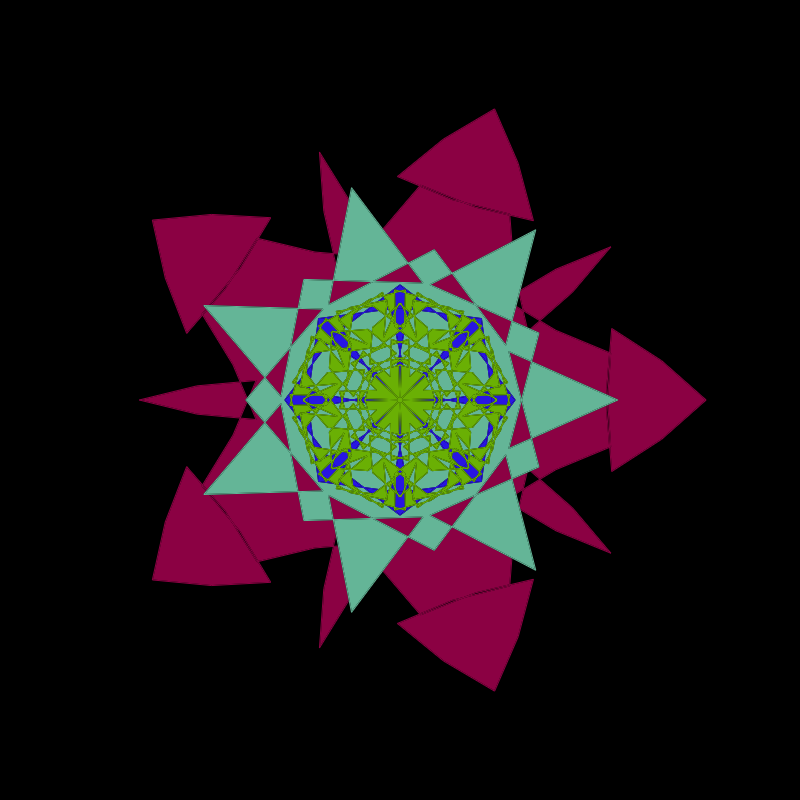
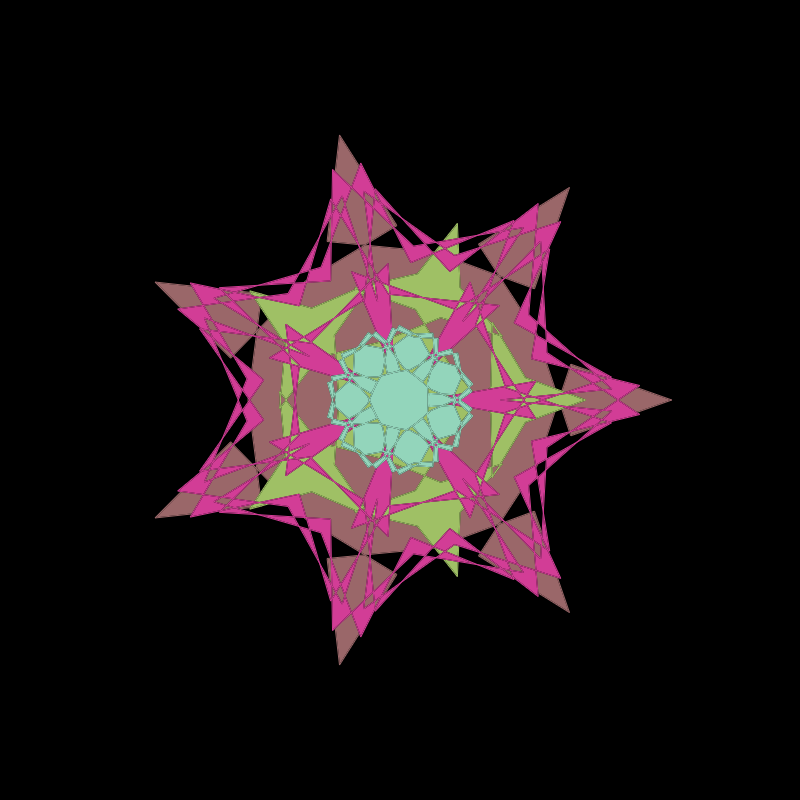
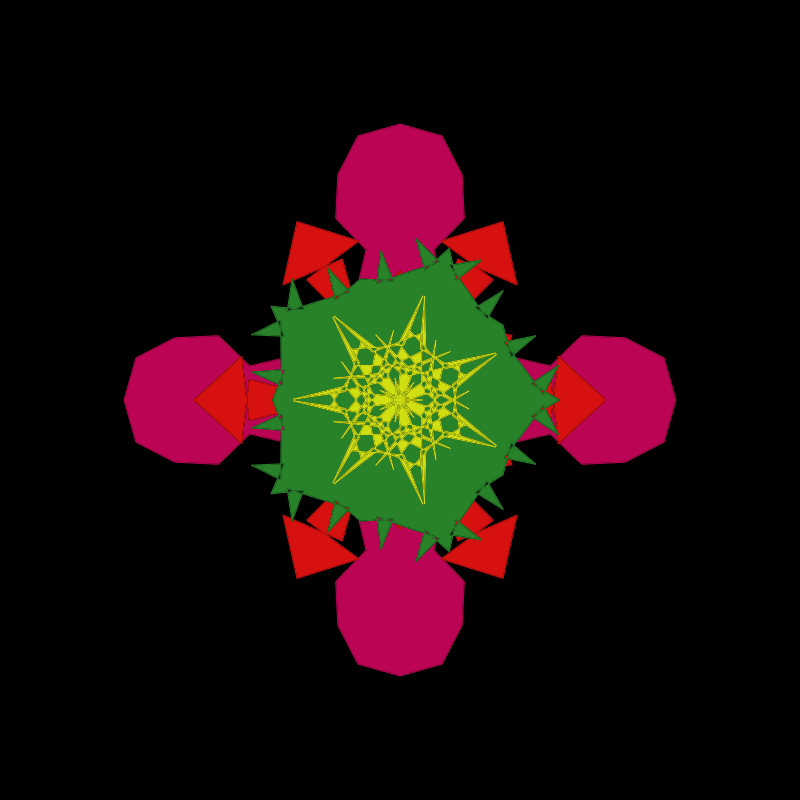
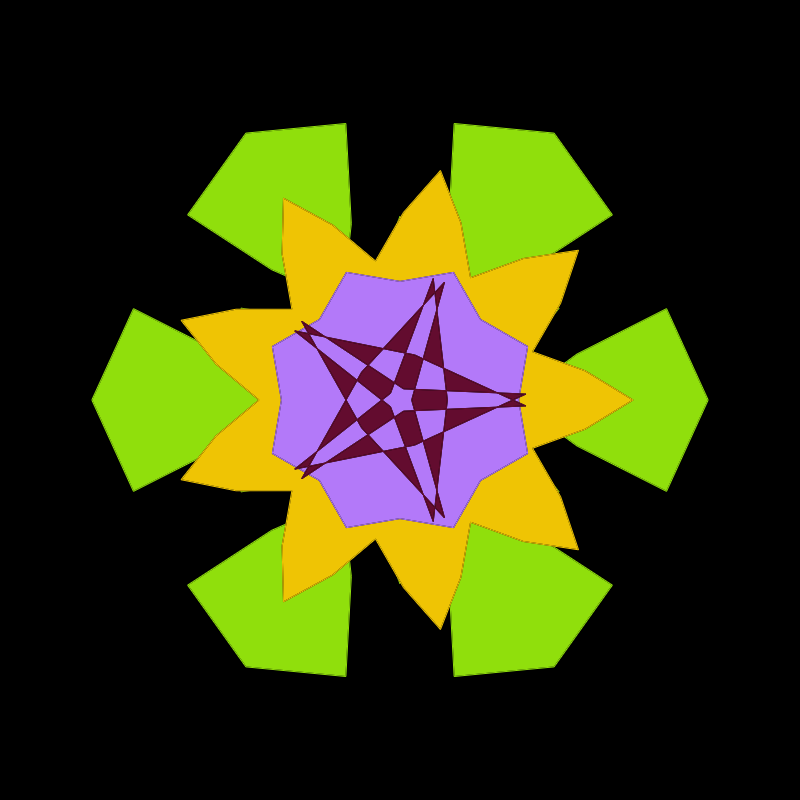

Here is the MATLAB script that generated these plots, in order: (Note: a time limit stopped this script after it produced the figures.)
% ------------------------------------------
%    fractalmaker.m
%      by Shinya Yamamoto
%      last modified on 08/30/11 at AIST
% ------------------------------------------
% size and quality modifications by Ali  12/08/2011
%------------------------------------------------------------
clc; clear all; close all;


fractal_foldername='fractal_series';
disp('=======================================================')
disp('                 Fractal Maker                         ')
disp('=======================================================')
disp(' ')
[s, mess, messid] = mkdir(fractal_foldername);
rand('twister',sum(100*clock))


for series=[1:10]

    dirname=['.\',fractal_foldername,'\series' num2str(series)];
    [s, mess, messid] = mkdir(dirname);


    for stno=[0:999]
        if stno<10
            stimnum=['00' num2str(stno)];
        elseif stno<100
            stimnum=['0' num2str(stno)];
        else
            stimnum=num2str(stno);
        end


        kuikomisize=2;
        dekoboko=0.8;
        for typenum=[1:10]
            ok='n';
            while ok=='n'
                numofsuperimp=4;
                fill([15,-15,-15,15],[15,15,-15,-15],[0,0,0])
                hold on
                datamat=[];
                for sup=[1:numofsuperimp]
                    numofedge= 4+round(rand*6);
                    edgesize=numofsuperimp-sup+rand;
                    numofrecursion= 2+round(rand*3);
                    fracx=edgesize*cos(2*pi*[1:numofedge]/numofedge);
                    fracy=edgesize*sin(2*pi*[1:numofedge]/numofedge);
                    GAmat=[];
                    for k=[1:1:numofrecursion]
                        mx=(fracx([2:end 1])+fracx)/2;
                        my=(fracy([2:end 1])+fracy)/2;
                        dx= fracx([2:end 1])-fracx;
                        dy= fracy([2:end 1])-fracy;
                        theta=atan(dy./dx);
                        theta(find(dx<0))=theta(find(dx<0))+pi;
                        GA=kuikomisize*(rand-dekoboko);
                        fracx2=mx+GA*sin(theta);
                        fracy2=my-GA*cos(theta);
                        fracx=[fracx;fracx2];
                        fracx=fracx(:);
                        fracx=fracx';
                        fracy=[fracy;fracy2];
                        fracy=fracy(:);
                        fracy=fracy';
                        GAmat=[GAmat;GA];
                    end
                    col=rand(1,3);
                    fill(fracx([1:end 1]),fracy([1:end 1]),col)
                    hold on
                    plot(fracx([1:end 1]),fracy([1:end 1]),'Color',col)
                    axis square
                    axis([-numofsuperimp-1 numofsuperimp+1 -numofsuperimp-1 numofsuperimp+1])
                    datamat(sup).numofedge=numofedge;
                    datamat(sup).edgesize=edgesize;
                    datamat(sup).numofrecursion=numofrecursion;
                    datamat(sup).col=col;
                    datamat(sup).GA=GAmat;
                end
                axis([-5,5 -5,5])
                axis off
                %ok=input('ok? (y or n)','s');
                ok='y';
            end
            filename=['i' num2str(typenum) stimnum '.jpeg'];

            [s2, mess2, messid2] = mkdir([dirname,'\images']);
            set(gcf,'Position',[1003 802 500 500],'paperposition',[0 0 8 8]);set(gca,'PlotBoxAspectRatioMode','auto'); set(gca,'Position',[0 0 1 1]);
            print('-djpeg100','-r300',[dirname,'\images\',filename])

            filename2=['data' num2str(typenum) stimnum];

            [s3, mess3, messid3] = mkdir([dirname,'\data']);

            eval(['save ' [dirname,'\data\',filename2] ' datamat stimnum typenum numofsuperimp']);
            close all
            disp(['series' num2str(series) ', set:' stimnum ', obj:' num2str(typenum)])
        end
        disp('-------------------------')
    end
end
